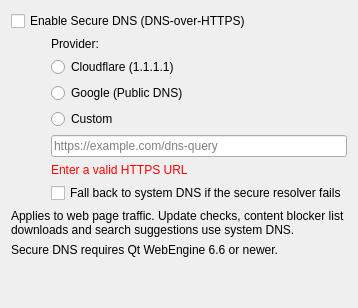
             <widget class="QWidget" name="tab_4">
              <attribute name="title">
               <string>Secure DNS</string>
              </attribute>
              <layout class="QVBoxLayout" name="secureDnsLayout">
               <item>
                <widget class="QCheckBox" name="secureDnsEnabled">
                 <property name="text">
                  <string>Enable Secure DNS (DNS-over-HTTPS)</string>
                 </property>
                </widget>
               </item>
               <item>
                <layout class="QHBoxLayout" name="secureDnsIndentLayout">
                 <item>
                  <spacer name="secureDnsIndentSpacer">
                   <property name="orientation">
                    <enum>Qt::Horizontal</enum>
                   </property>
                   <property name="sizeType">
                    <enum>QSizePolicy::Fixed</enum>
                   </property>
                   <property name="sizeHint" stdset="0">
                    <size>
                     <width>40</width>
                     <height>20</height>
                    </size>
                   </property>
                  </spacer>
                 </item>
                 <item>
                  <layout class="QVBoxLayout" name="secureDnsProviderLayout">
                   <item>
                    <widget class="QLabel" name="secureDnsProviderLabel">
                     <property name="text">
                      <string>Provider:</string>
                     </property>
                    </widget>
                   </item>
                   <item>
                    <widget class="QRadioButton" name="secureDnsCloudflare">
                     <property name="text">
                      <string>Cloudflare (1.1.1.1)</string>
                     </property>
                    </widget>
                   </item>
                   <item>
                    <widget class="QRadioButton" name="secureDnsGoogle">
                     <property name="text">
                      <string>Google (Public DNS)</string>
                     </property>
                    </widget>
                   </item>
                   <item>
                    <widget class="QRadioButton" name="secureDnsCustom">
                     <property name="text">
                      <string>Custom</string>
                     </property>
                    </widget>
                   </item>
                   <item>
                    <widget class="QLineEdit" name="secureDnsCustomUrl">
                     <property name="inputMethodHints">
                      <set>Qt::ImhUrlCharactersOnly</set>
                     </property>
                     <property name="placeholderText">
                      <string>https://example.com/dns-query</string>
                     </property>
                    </widget>
                   </item>
                   <item>
                    <widget class="QLabel" name="secureDnsUrlStatus">
                     <property name="visible">
                      <bool>false</bool>
                     </property>
                     <property name="styleSheet">
                      <string notr="true">color: red;</string>
                     </property>
                     <property name="text">
                      <string>Enter a valid HTTPS URL</string>
                     </property>
                    </widget>
                   </item>
                   <item>
                    <widget class="QCheckBox" name="secureDnsFallback">
                     <property name="text">
                      <string>Fall back to system DNS if the secure resolver fails</string>
                     </property>
                    </widget>
                   </item>
                  </layout>
                 </item>
                </layout>
               </item>
               <item>
                <widget class="QLabel" name="secureDnsNote">
                 <property name="wordWrap">
                  <bool>true</bool>
                 </property>
                 <property name="text">
                  <string>Applies to web page traffic. Update checks, content blocker list downloads and search suggestions use system DNS.</string>
                 </property>
                </widget>
               </item>
               <item>
                <widget class="QLabel" name="secureDnsUnsupported">
                 <property name="visible">
                  <bool>false</bool>
                 </property>
                 <property name="wordWrap">
                  <bool>true</bool>
                 </property>
                 <property name="text">
                  <string>Secure DNS requires Qt WebEngine 6.6 or newer.</string>
                 </property>
                </widget>
               </item>
               <item>
                <spacer name="secureDnsVerticalSpacer">
                 <property name="orientation">
                  <enum>Qt::Vertical</enum>
                 </property>
                 <property name="sizeHint" stdset="0">
                  <size>
                   <width>20</width>
                   <height>40</height>
                  </size>
                 </property>
                </spacer>
               </item>
              </layout>
             </widget>
